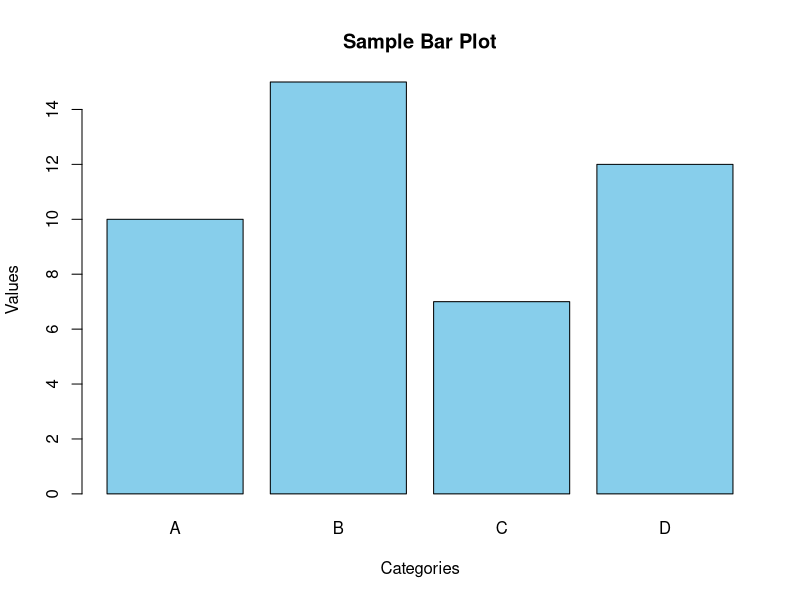

This figure's R source:
# R script to create a bar plot and save it

# Create sample data
categories <- c("A", "B", "C", "D")
values <- c(10, 15, 7, 12)

# Create the bar plot
barplot(values, 
        names.arg = categories,
        main = "Sample Bar Plot",
        xlab = "Categories",
        ylab = "Values",
        col = "skyblue")

# Save the plot as a PNG file
# Note: The question asks to save the R code itself, not the plot image.
# This script, when run, will generate the plot.
